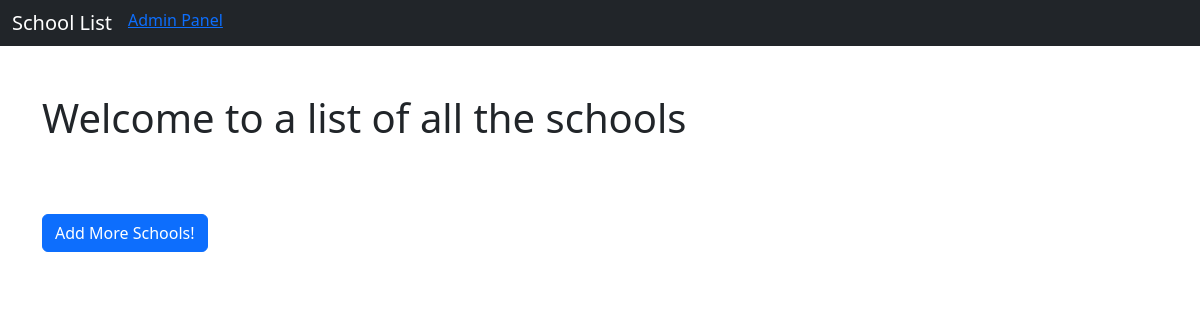
The page /myapp/ on the database as committed earlier.
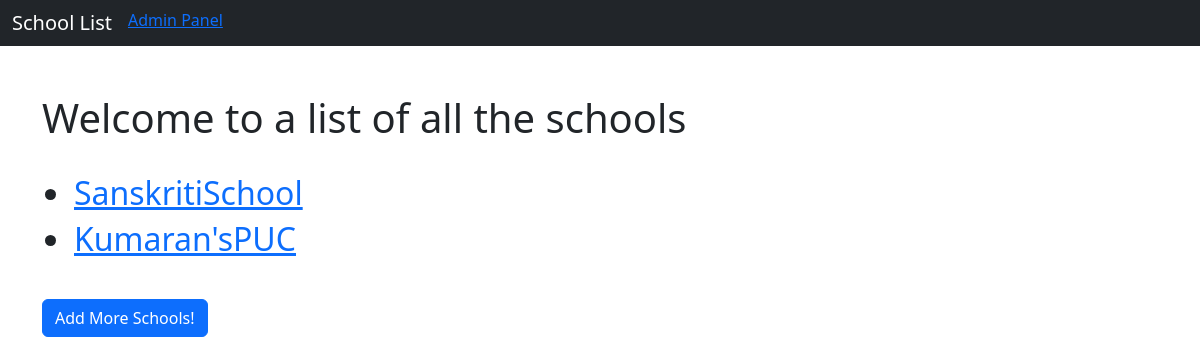
The same page on the database as committed later.
### myapp/models.py (models this page shows, shortened)
class School(models.Model):
    name = models.CharField(max_length=265)
    principal = models.CharField(max_length=265)
    location = models.CharField(max_length=265)

### myapp/views.py (the view)
class SchoolListView(ListView):
    def __init__(self):
        print("List was called!")
    context_object_name = 'schools'
    model = models.School

### myapp/templates/myapp/school_list.html (shortened to what this page needs)
{% extends 'myapp/myapp_base.html' %}
{% block body %}
    <br><br>
    <h1>Welcome to a list of all the schools</h1>
    <br>
    <ul>
        {% for school in schools %}
            <h2>
                <li>
                    <a href="{{school.id}}">
                        {{school.name}}
                    </a>
                </li>
            </h2>
        {% endfor %}
    </ul>
    <br>
    <a class = 'btn btn-primary' href={% url 'myapp:create' %}>Add More Schools!</a>
{% endblock %}

Rows that differ between the two databases and show on the page:
added School: name "SanskritiSchool"
added School: name "Kumaran'sPUC"
